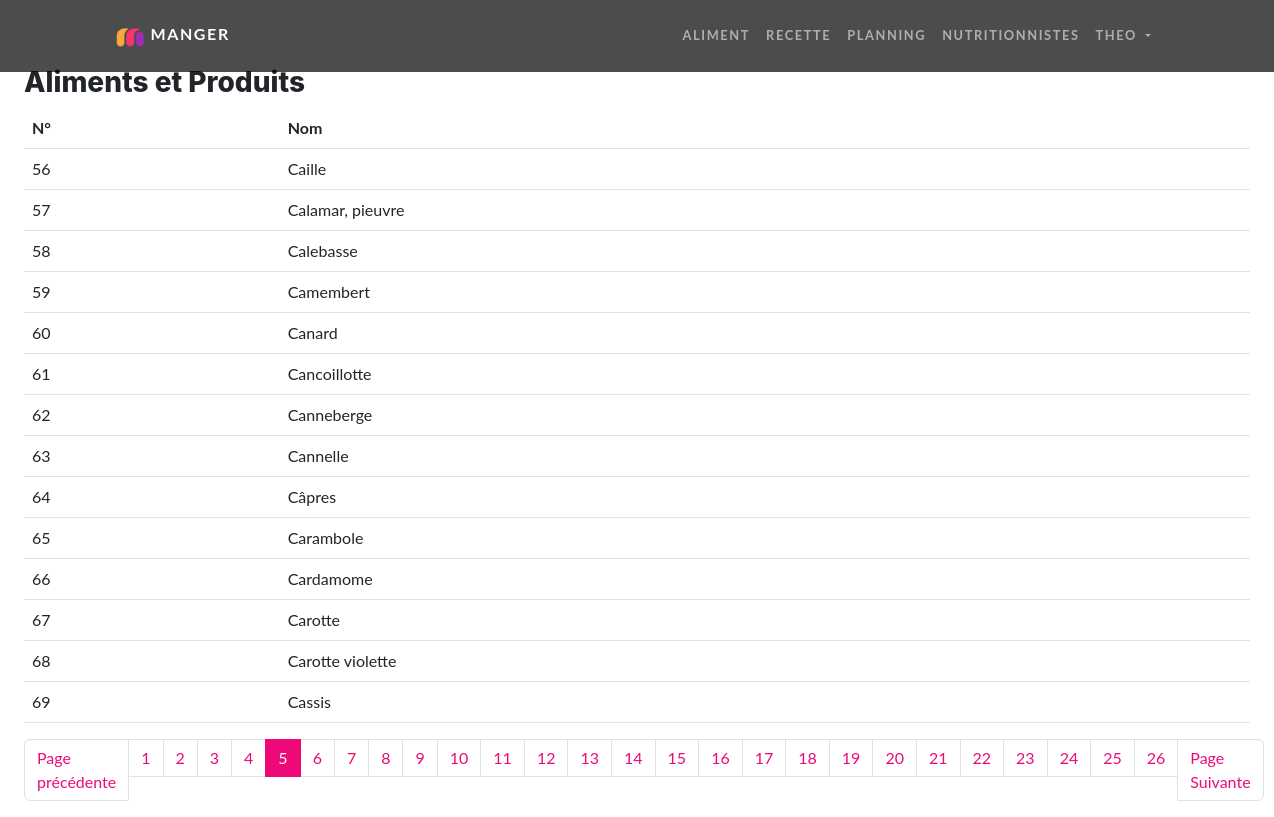
Page /aliment?page=5 (signed in) on the committed database.
### tables this page shows
CREATE TABLE IF NOT EXISTS `aliment` (
  `id` int NOT NULL AUTO_INCREMENT,
  `nom` varchar(255) NOT NULL,
  PRIMARY KEY (`id`)
);

### src/Controllers/Controller.php (called while the page is built, shortened)
<?php
abstract class Controller {
    function render (string $fichier, array $donnees = [], string $template = 'default.php') {
        extract($donnees);
        require_once ROOT . '/Views/' . $fichier;
    }
    function secure($string) {
        return htmlspecialchars(strip_tags($string));
    }
}

### src/Controllers/AlimentController.php (called while the page is built, shortened)
<?php
class AlimentController extends Controller {
    public function index() {
        $alimentModel = new AlimentModel();
        $alimentsParPage = 14;
        $nbALiment = $alimentModel->countAllAliments();
        $nbPage = ceil($nbALiment->nbAliment / $alimentsParPage);
        if(isset($_GET['page']) && !empty($_GET['page'])) {
            $pageActuelle = (int) $this->secure($_GET['page']);
        }else{
            $pageActuelle = 1;
        }
        $premierItem = $pageActuelle * $alimentsParPage - $alimentsParPage;
        $aliments = $alimentModel->findByLimits($premierItem, $alimentsParPage);
        return $this->render('aliment/index.php', [
            'aliments' => $aliments,
            'premierItem' => $premierItem,
            'pageActuelle' => $pageActuelle,
            'nbPage' => $nbPage
        ]);
    }
}

### index.php (called while the page is built, shortened)
<?php
$app = new Main();
$app->start();

### src/Models/AlimentModel.php (called while the page is built, shortened)
<?php
class AlimentModel extends Model {
    public function __construct() {
        $this->table = 'aliment';
    }
    public function countAllAliments() {
        return $this->executeQuery('SELECT count(aliment.id) AS nbAliment FROM ' . $this->table)->fetch();
    }
    public function findByLimits(int $premierItem, int $nbItem) {
        $query = $this->executeQuery('SELECT * FROM ' . $this->table . ' ORDER BY nom LIMIT ' . $premierItem . ', ' . $nbItem);
        return $query->fetchAll();
    }
}

### src/Core/Database.php (called while the page is built, shortened)
<?php
class Database extends PDO {
    private static $instance;
    private function __construct() {
        $_dsn = 'mysql:dbname=' .  $_ENV['DBNAME'] .  ';host=' . $_ENV['DBHOST'];
    }
    public static function getInstance():self {
        if(self::$instance === null) {
            self::$instance = new self();
        }
        return self::$instance;
    }
}

### src/Models/Model.php (called while the page is built, shortened)
<?php
class Model extends Database {
    public function executeQuery(string $sql, array $attributs = null){
        $this->db = Database::getInstance();
        if($attributs !== null) {
            $query = $this->db->prepare($sql);
            $query->execute($attributs);
            return $query;
        }else{
            return $this->db->query($sql);
        }
    }
}

### Views/aliment/index.php (the view)
<main class="px-4">
    <section class="col-12">
        <h3>Aliments et Produits</h3>
        <table class="table">
            <thead>
                <th>N°</th>
                <th>Nom</th>
            </thead>
            <tbody>
                <?php foreach ($aliments as $index => $aliment) : ?>
                    <tr>
                        <td><?= $index + $premierItem ?></td>
                        <td><?= $aliment->nom ?></td>
                    </tr>
                <?php endforeach ?>
            </tbody>
        </table>
        <nav>
            <ul class="pagination">
                <li class="page-item <?= ($pageActuelle == 1) ? "disabled" : "" ?>">
                    <a href="?page=<?= $pageActuelle -1 ?>" class="page-link">Page précédente</a>
                </li>
                <?php for($page = 1; $page <= $nbPage; $page++): ?>
                    <li class="page-item <?= ($pageActuelle == $page) ? "active" : "" ?>">
                        <a href="?page=<?= $page ?>" class="page-link"><?= $page ?></a>
                    </li>
                <?php endfor ?>
                <li class="page-item">
                    <a href="?page=<?= $pageActuelle + 1 ?>" class="page-link <?= ($pageActuelle == $nbPage) ? "disabled" : "" ?>">Page Suivante</a>
                </li>
            </ul>
        </nav>
    </section>
</main>

### rows in the picture
aliment: premierItem "56", nom "Caille"
aliment: premierItem "57", nom "Calamar, pieuvre"
aliment: premierItem "58", nom "Calebasse"
aliment: premierItem "59", nom "Camembert"
aliment: premierItem "60", nom "Canard"
aliment: premierItem "61", nom "Cancoillotte"
aliment: premierItem "62", nom "Canneberge"
aliment: premierItem "63", nom "Cannelle"
aliment: premierItem "64", nom "Câpres"
aliment: premierItem "65", nom "Carambole"
aliment: premierItem "66", nom "Cardamome"
aliment: premierItem "67", nom "Carotte"
aliment: premierItem "68", nom "Carotte violette"
aliment: premierItem "69", nom "Cassis"

### other values in the picture
$_SESSION['utilisateur']['nom_utilisateur'] "THEO"
